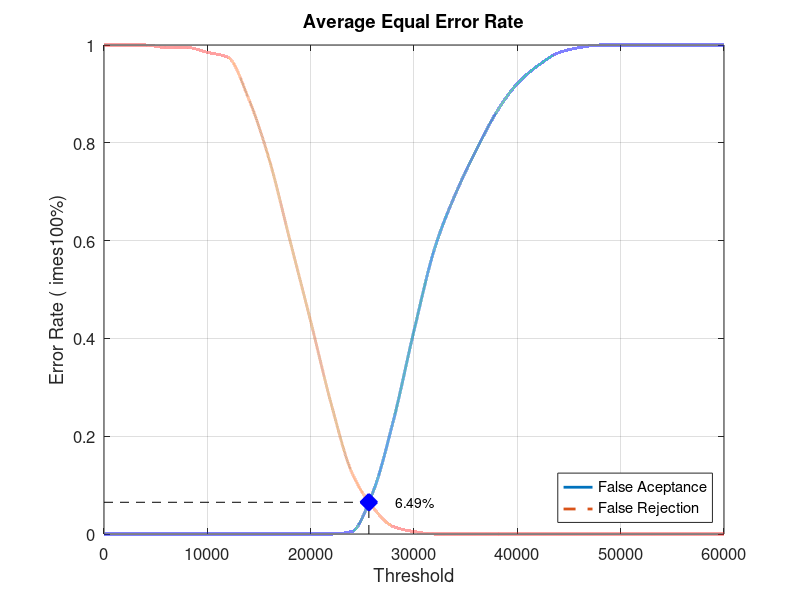
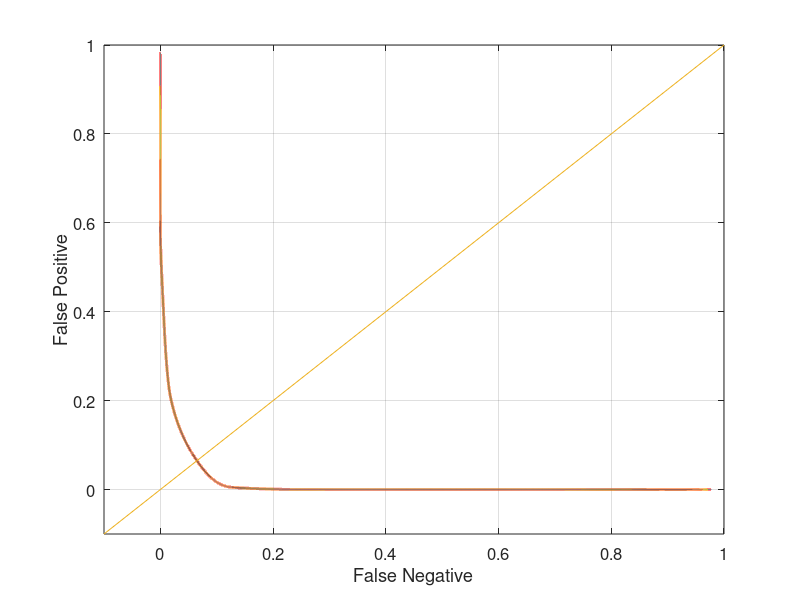

The MATLAB source for these figures, in order:
close all;
clear;
clc;
x = 0:2000:60000;
xq = 0:0.5:60000;

y0 = [0 0 0 0 0 0 0 0 0 0 0 0 0.00526316 0.0842105 0.231579 0.415789 0.584211 0.694737 0.784211 0.863158 0.921053 0.957895 0.984211 0.994737 1 1 1 1 1 1 1]
yy0 = interp1(x, y0, xq, 'pchip');
y1 = [1 1 1 0.995 0.995 0.985 0.975 0.89 0.765 0.6 0.435 0.265 0.125 0.055 0.015 0.005 0 0 0 0 0 0 0 0 0 0 0 0 0 0 0]
yy1 = interp1(x, y1, xq, 'pchip');

% Calculating EER: 
y2 = abs(y0 - y1);
find(y2 == min(y2))
yy2 = abs(yy0 - yy1);
xEER = find(yy2 == min(yy2));
xEERIndex = xq(xEER) % X-axis EER
yEER = yy0(xEER) % Y-axis EER

main = figure
plot(xq, yy0,'-','LineWidth', 2);	hold on
plot(xq, yy1,'--','LineWidth', 2);	hold on
plot([xEERIndex xEERIndex], [0 yEER], 'k--');	hold on
plot([0 xEERIndex], [yEER yEER], 'k--');	hold on
plot(xEERIndex, yEER, 'bx', 'LineWidth', 10);	hold on
text(xEERIndex + 10 * xEERIndex / 100, yEER, [num2str(round((10000 * yEER)) / 100) '%'])
legend('False Aceptance', 'False Rejection', 'Location', 'SouthEast')
xlabel('Threshold')
ylabel('Error Rate (	imes100%)')
title('Average Equal Error Rate')
set(gca, 'FontSize', 12)
axis([0 60000 0 1])
grid on

print(main, 'Database5_3Main', '-dpng');
FNRxFPR = figure('Color', [1 1 1]);
plot(yy1, yy0, '-', yy1, yy0, 'LineWidth', 2);
hold on
y = -0.1:0.1:1
plot(y, y); 
set(gca, 'FontSize', 12)
xlabel('False Negative')
ylabel('False Positive')
axis([-0.1 1 -0.1 1])
set(gca, 'FontSize', 12)
grid on

print(FNRxFPR, 'Database5_3FNRxFPR','-dpng');
